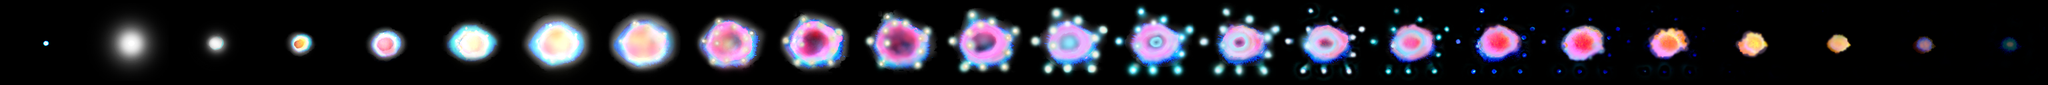

Below is a game level as drawn by its tile map, then a one-line description and the .tmx file that defines it, in full:
An orthogonal 24x1 tile map with 128x128 px tiles, 1 tile layer (Tile Layer 1).

<map version="1.0" orientation="orthogonal" renderorder="right-down" width="24" height="1" tilewidth="128" tileheight="128" nextobjectid="1">
 <tileset firstgid="1" name="expolsion_alpha" tilewidth="128" tileheight="128" tilecount="24" columns="24">
  <image source="explosion_alpha.png" trans="ff00ff" width="3072" height="128" />
 </tileset>
 <layer name="Tile Layer 1" width="24" height="1">
  <data encoding="csv">
1,2,3,4,5,6,7,8,9,10,11,12,13,14,15,16,17,18,19,20,21,22,23,24
</data>
 </layer>
</map>
